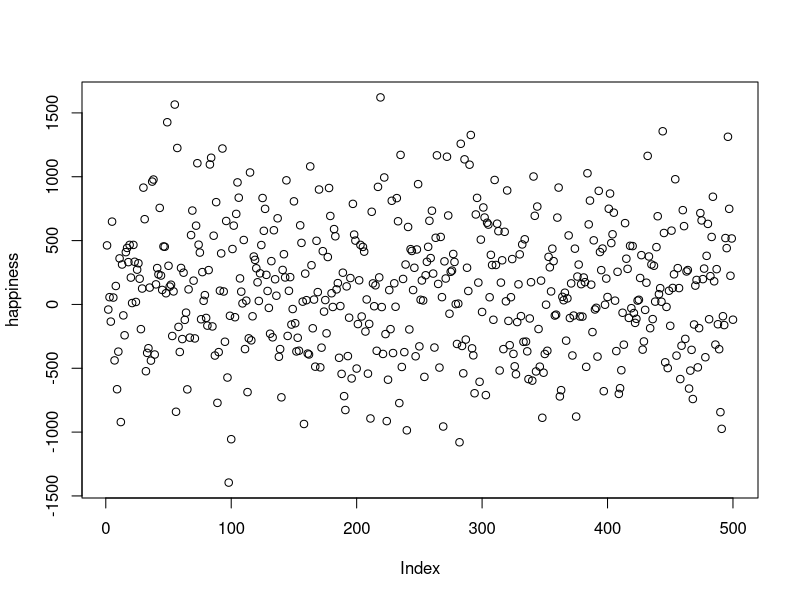
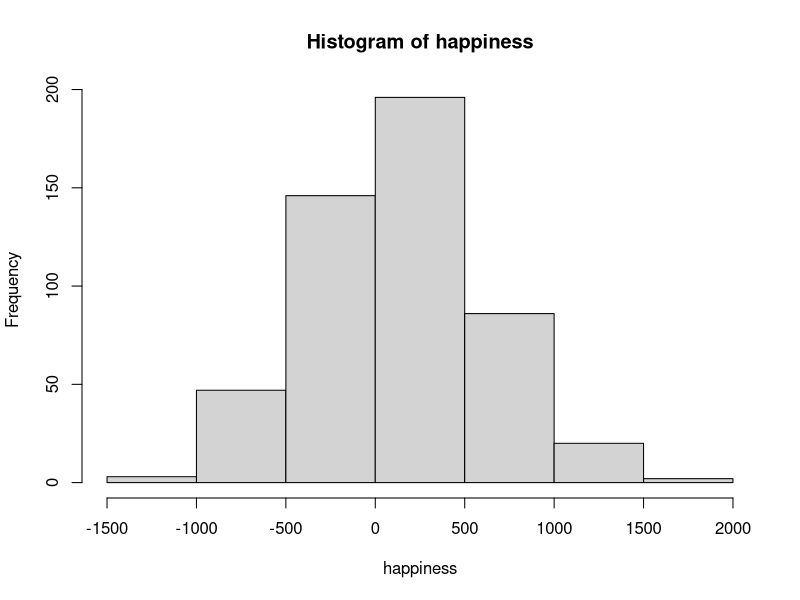

The R source for these figures, in order:
## ---- chunk 1
happiness<-rnorm(500,100,500)
knitr::kable(matrix(round(happiness),ncol=10,nrow=50))
## ---- chunk 2
plot(happiness)
## ---- chunk 3
hist(happiness)
## ---- chunk 4
numbers<-c(1, 5, 4, 3, 6, 5, 7, 8, 9, 24)
mat<-matrix(rep(numbers,10),ncol=10)
differences<-t(mat)-numbers
row.names(differences)<-numbers
colnames(differences)<-numbers
knitr::kable(differences,row.names=T)

## ---- chunk 5
numbers<-c(1, 2,3)
mat<-matrix(rep(numbers,3),ncol=3)
differences<-t(mat)-numbers
row.names(differences)<-numbers
colnames(differences)<-numbers
knitr::kable(differences, row.names=T)
## ---- chunk 6
library(dplyr)
scores<-1:6
values<-c(1,6,4,2,6,8)
mean_scores<-mean(values)
Difference_from_Mean<-values-mean_scores
the_df<-data.frame(scores,values,mean=rep(mean_scores,6),Difference_from_Mean)

the_df <- the_df %>%
  rbind(c("Sums",colSums(the_df[1:6,2:4]))) %>%
  rbind(c("Means",colMeans(the_df[1:6,2:4])))
knitr::kable(the_df)

## ---- chunk 7
scores<-1:6
values<-c(1,6,4,2,6,8)
mean_scores<-mean(values)
Difference_from_Mean<-values-mean_scores
Squared_Deviations <- Difference_from_Mean^2
the_df<-data.frame(scores,values,mean=rep(mean_scores,6),Difference_from_Mean,Squared_Deviations)

the_df <- the_df %>%
  rbind(c("Sums",colSums(the_df[1:6,2:5]))) %>%
  rbind(c("Means",colMeans(the_df[1:6,2:5])))
knitr::kable(the_df)

## ---- chunk 8
scores<-1:6
values<-c(1,6,4,2,6,8)
mean_scores<-mean(values)
Difference_from_Mean<-values-mean_scores
Squared_Deviations <- Difference_from_Mean^2
the_df<-data.frame(scores,values,mean=rep(mean_scores,6),Difference_from_Mean,Squared_Deviations)

the_df <- the_df %>%
  rbind(c("Sums",colSums(the_df[1:6,2:5]))) %>%
  rbind(c("Means",colMeans(the_df[1:6,2:5])))
knitr::kable(the_df)

## ---- chunk 9
scores<-1:6
values<-c(1,6,4,2,6,8)
mean_scores<-mean(values)
Difference_from_Mean<-values-mean_scores
Absolute_Deviations <- abs(Difference_from_Mean)
the_df<-data.frame(scores,values,mean=rep(mean_scores,6),Difference_from_Mean,Absolute_Deviations)

the_df <- the_df %>%
  rbind(c("Sums",colSums(the_df[1:6,2:5]))) %>%
  rbind(c("Means",colMeans(the_df[1:6,2:5])))
knitr::kable(the_df)

